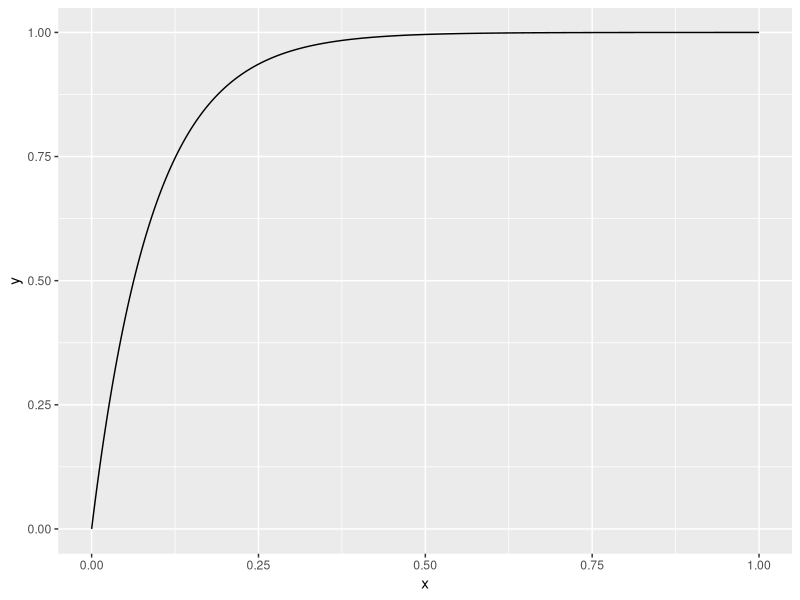
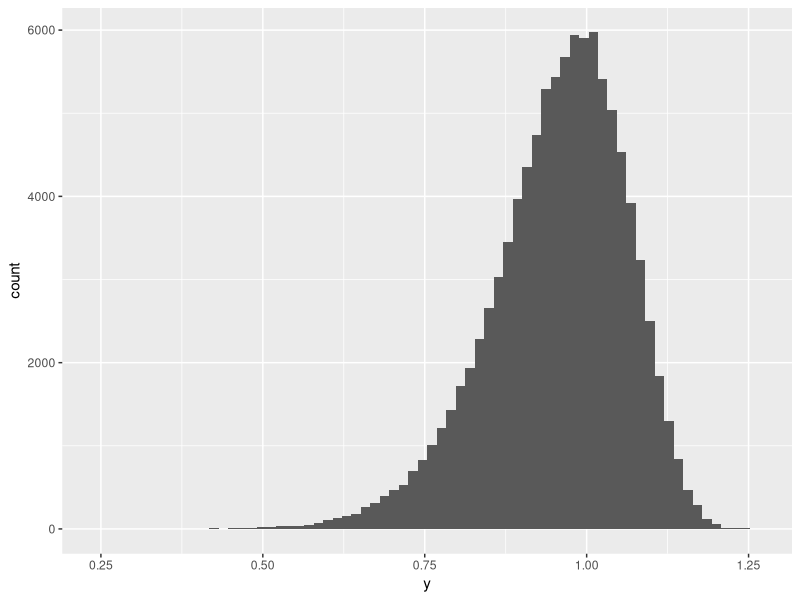

R code for these plots, in order:
#Inverse CDF sampling
library(ggplot2)

CDF <- function(x, lambda, k) {
  1 - exp ( - (x/lambda) ) ^k  
}

U1 <- runif(100000, 0, 1)
k1 <- 11
lambda <- 1
# inverse CDF
x1star <- lambda * ( - log ( 1 - U1) ) ^ (1/k1)

ggplot(data.frame(x=U1, y = CDF(U1, lambda, k1)), aes(x,y)) + geom_line() 
ggplot(data.frame(x=U1, y = x1star), aes(y)) + geom_histogram(bins = 70)